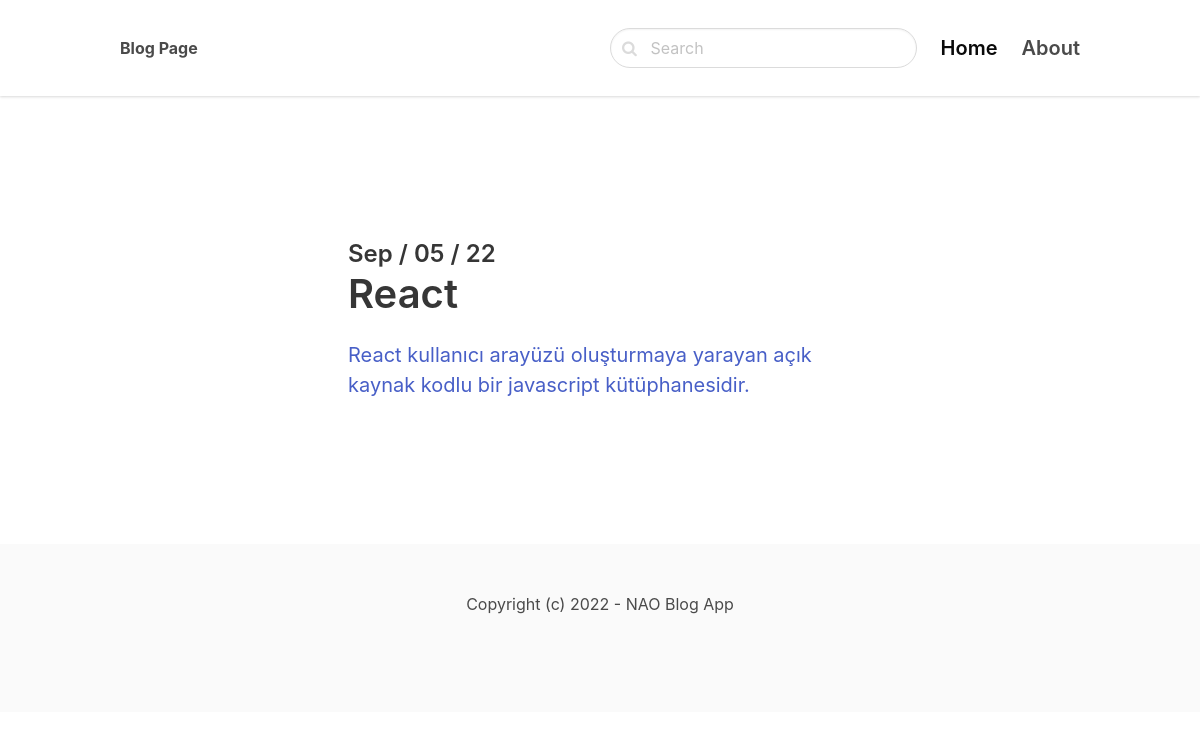
Page /react/ on the committed database.
### blogapp/models.py (models this page shows, shortened)
class Post(models.Model):
    ACTIVE = 'active'
    DRAFT = 'draft'
    CHOICES_STATUS = (
        (ACTIVE, 'Active'),
        (DRAFT, 'Draft')
    )
    category = models.ForeignKey(Category, related_name = "posts", on_delete = models.CASCADE)
    title = models.CharField(max_length=255)
    slug = models.SlugField()
    intro = models.TextField()
    body = models.TextField()
    created_at = models.DateTimeField(auto_now_add=True)
    status = models.CharField(max_length=10, choices=CHOICES_STATUS, default=ACTIVE)
    image = models.ImageField(upload_to='uploads/', blank=True, null=True)
    class Meta:
        ordering = ('-created_at',)

### blogapp/views.py (the view)
# urls.py: path('<slug:slug>/', views.category, name='category_detail')
def category(request, slug):
    category = get_object_or_404(Category, slug=slug)
    posts = category.posts.filter(status = Post.ACTIVE)
    return render(request, 'blogapp/category.html', {'category': category, "posts": posts})

### blogapp/templates/blogapp/category.html (shortened to what this page needs)
{% extends 'core/base.html' %}
{% block content %}
    <section class="hero">
        <div class="hero-body">
            <div class="container">
                <section class="section">
                    <div class="columns">
                        <div class="column is-8 is-offset-2">
                            {% for post in posts %}
                                <div class="content is-medium">
                                    <a href="{% url 'post_detail' post.category.slug post.slug %}">
                                        <h2 class="subtitle is-4">{{ post.created_at|date:'M / d / y' }}</h2>
                                        <h1 class="title">{{ post.title }}</h1>
                                        <p>{{ post.intro }}</p>
                                    </a>
                                </div>
                                {% empty %}
                                    <div class = "content">
                                        <p>There is no posts in this category...</p>
                                    </div>
                            {% endfor %}
                        </div>
                    </div>
                </section>
            </div>
        </div>
    </section>
{% endblock %}

### rows in the picture
Post: created_at "Sep / 05 / 22", title "React", intro "React kullanıcı arayüzü oluşturmaya yarayan açık kaynak kodlu bir javascript kütüphanesidir."
